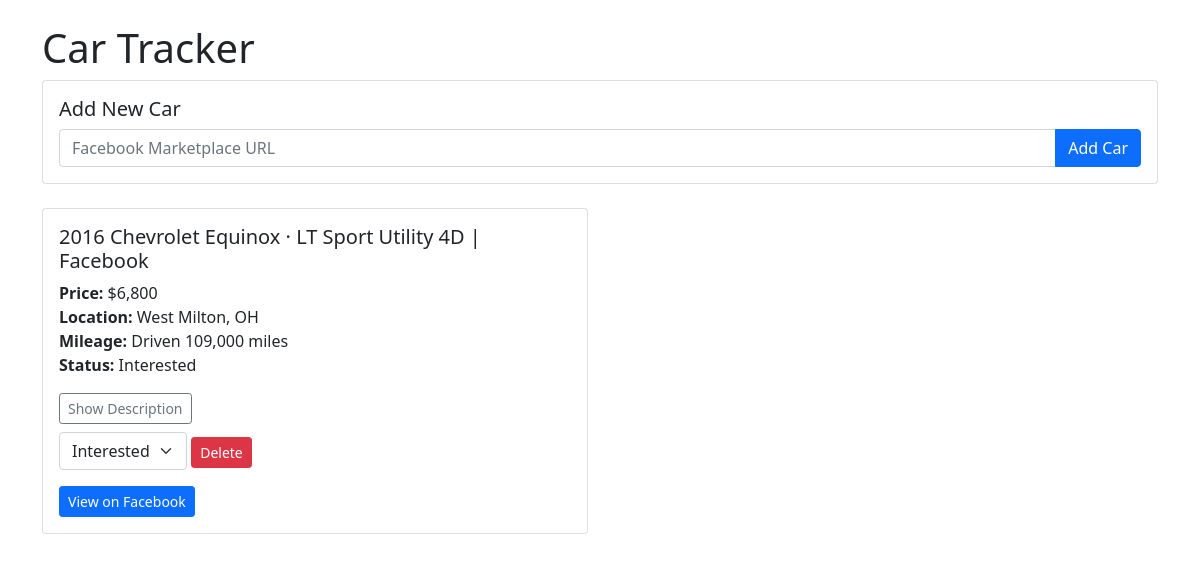
Before: / with the older database file.
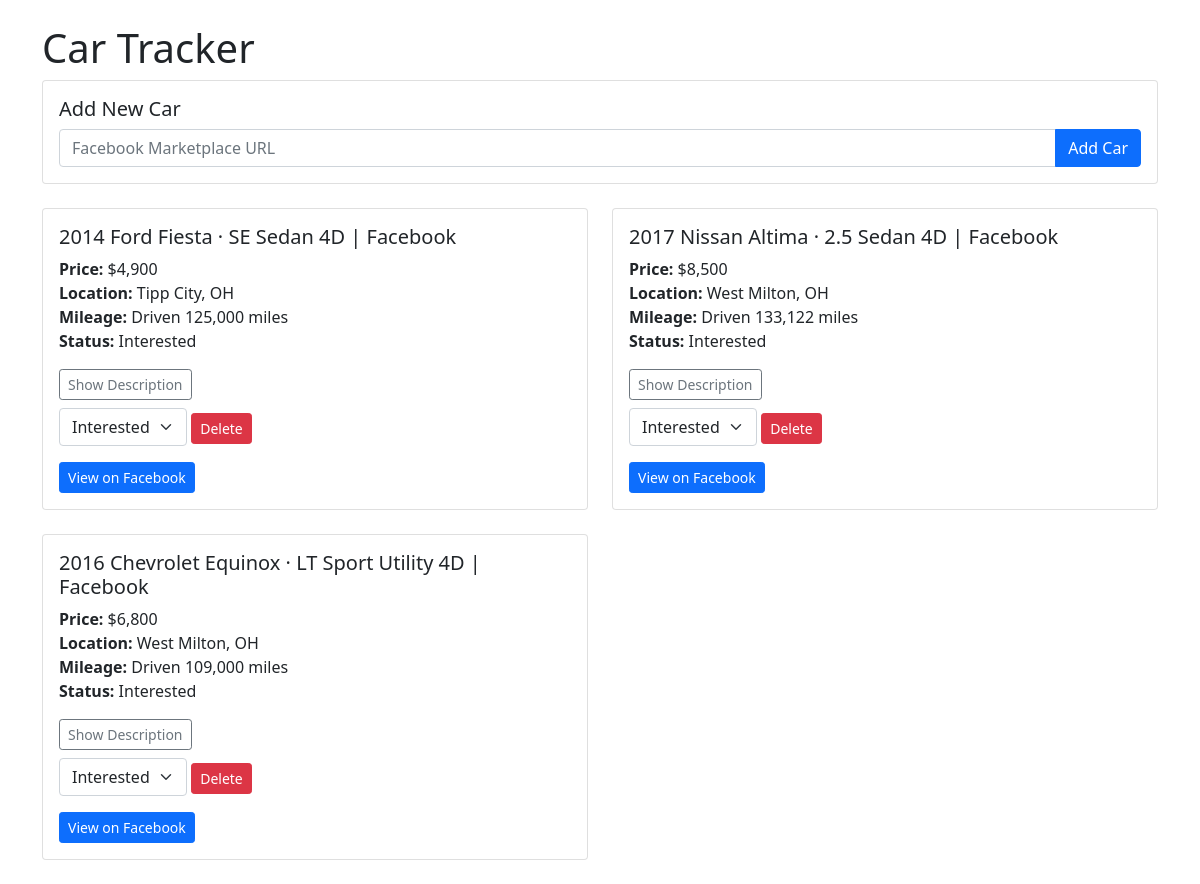
After: the same page with the newer database file.
### models.py (models this page shows)
class Car(Base):
    __tablename__ = 'cars'
    id = Column(Integer, primary_key=True)
    title = Column(String)
    price = Column(String)
    location = Column(String)
    mileage = Column(String)
    description = Column(Text)
    url = Column(String, unique=True)
    status = Column(String, default='Interested')  # Interested, Contacted, Viewed, Rejected, etc.
    created_at = Column(DateTime, default=datetime.utcnow)
    updated_at = Column(DateTime, default=datetime.utcnow, onupdate=datetime.utcnow)

### app.py (the view)
@app.route('/')
def index():
    session = Session()
    cars = session.query(Car).order_by(Car.created_at.desc()).all()
    session.close()
    return render_template('index.html', cars=cars)

### templates/index.html (shortened to what this page needs)
<!DOCTYPE html>
<html>
<head>
    <link href="https://cdn.jsdelivr.net/npm/bootstrap@5.1.3/dist/css/bootstrap.min.css" rel="stylesheet">
</head>
<body>
    <div class="container mt-4">
        <h1>Car Tracker</h1>
        <div class="card mb-4">
            <div class="card-body">
                <h5 class="card-title">Add New Car</h5>
                <form action="{{ url_for('add_car') }}" method="POST">
                    <div class="input-group">
                        <input type="url" name="url" class="form-control" placeholder="Facebook Marketplace URL" required>
                        <button type="submit" class="btn btn-primary">Add Car</button>
                    </div>
                </form>
            </div>
        </div>
        <div class="row">
            {% for car in cars %}
            <div class="col-md-6 mb-4">
                <div class="card">
                    <div class="card-body">
                        <h5 class="card-title">{{ car.title }}</h5>
                        <p class="card-text">
                            <strong>Price:</strong> {{ car.price }}<br>
                            <strong>Location:</strong> {{ car.location }}<br>
                            <strong>Mileage:</strong> {{ car.mileage }}<br>
                            <strong>Status:</strong> {{ car.status }}
                        </p>
                        <button class="btn btn-outline-secondary btn-sm mb-2"
                                type="button"
                                data-bs-toggle="collapse"
                                data-bs-target="#description-{{ car.id }}"
                                aria-expanded="false">
                            Show Description
                        </button>
                        <div class="mb-3">
                            <form action="{{ url_for('update_status', car_id=car.id) }}" method="POST" class="d-inline">
                                <select name="status" class="form-select d-inline-block w-auto" onchange="this.form.submit()">
                                    <option value="Interested" {% if car.status == 'Interested' %}selected{% endif %}>Interested</option>
                                </select>
                            </form>
                            <form action="{{ url_for('delete_car', car_id=car.id) }}" method="POST" class="d-inline">
                                <button type="submit" class="btn btn-danger btn-sm">Delete</button>
                            </form>
                        </div>
                        <a href="{{ car.url }}" target="_blank" class="btn btn-primary btn-sm">View on Facebook</a>
                    </div>
                </div>
            </div>
            {% endfor %}
        </div>
    </div>
</body>
</html>

Changed rows visible on the page:
added Car: title "2014 Ford Fiesta · SE Sedan 4D | Facebook", price "$4,900", location "Tipp City, OH", mileage "Driven 125,000 miles", status "Interested"
added Car: title "2017 Nissan Altima · 2.5 Sedan 4D | Facebook", price "$8,500", location "West Milton, OH", mileage "Driven 133,122 miles", status "Interested"
